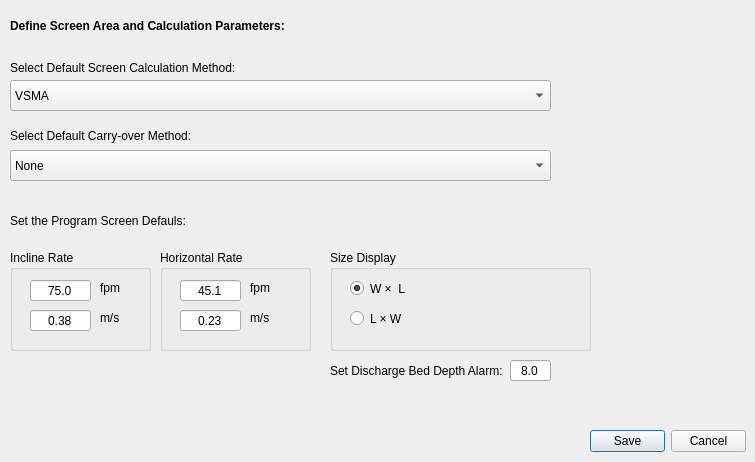
     <widget class="QWidget" name="ScreeningTab">
      <attribute name="title">
       <string>Screening</string>
      </attribute>
      <widget class="QLabel" name="label_169">
       <property name="geometry">
        <rect>
         <x>10</x>
         <y>10</y>
         <width>331</width>
         <height>31</height>
        </rect>
       </property>
       <property name="font">
        <font>
         <pointsize>9</pointsize>
         <weight>75</weight>
         <bold>true</bold>
         <underline>false</underline>
        </font>
       </property>
       <property name="text">
        <string>Define Screen Area and Calculation Parameters:</string>
       </property>
      </widget>
      <widget class="QLabel" name="label_170">
       <property name="geometry">
        <rect>
         <x>10</x>
         <y>60</y>
         <width>241</width>
         <height>16</height>
        </rect>
       </property>
       <property name="text">
        <string>Select Default Screen Calculation Method:</string>
       </property>
      </widget>
      <widget class="QLabel" name="label_171">
       <property name="geometry">
        <rect>
         <x>10</x>
         <y>120</y>
         <width>231</width>
         <height>31</height>
        </rect>
       </property>
       <property name="text">
        <string>Select Default Carry-over Method:</string>
       </property>
      </widget>
      <widget class="QLabel" name="label_172">
       <property name="geometry">
        <rect>
         <x>10</x>
         <y>210</y>
         <width>301</width>
         <height>21</height>
        </rect>
       </property>
       <property name="text">
        <string>Set the Program Screen Defauls:</string>
       </property>
      </widget>
      <widget class="QGroupBox" name="groupBox_30">
       <property name="geometry">
        <rect>
         <x>10</x>
         <y>250</y>
         <width>141</width>
         <height>101</height>
        </rect>
       </property>
       <property name="title">
        <string>Incline Rate</string>
       </property>
       <widget class="QLineEdit" name="lineEdit_23">
        <property name="geometry">
         <rect>
          <x>20</x>
          <y>30</y>
          <width>61</width>
          <height>21</height>
         </rect>
        </property>
        <property name="text">
         <string>75.0</string>
        </property>
        <property name="alignment">
         <set>Qt::AlignCenter</set>
        </property>
       </widget>
       <widget class="QLineEdit" name="lineEdit_24">
        <property name="geometry">
         <rect>
          <x>20</x>
          <y>60</y>
          <width>61</width>
          <height>21</height>
         </rect>
        </property>
        <property name="text">
         <string>0.38</string>
        </property>
        <property name="alignment">
         <set>Qt::AlignCenter</set>
        </property>
       </widget>
       <widget class="QLabel" name="label_315">
        <property name="geometry">
         <rect>
          <x>90</x>
          <y>30</y>
          <width>31</width>
          <height>16</height>
         </rect>
        </property>
        <property name="text">
         <string>fpm</string>
        </property>
       </widget>
       <widget class="QLabel" name="label_318">
        <property name="geometry">
         <rect>
          <x>90</x>
          <y>60</y>
          <width>31</width>
          <height>16</height>
         </rect>
        </property>
        <property name="text">
         <string>m/s</string>
        </property>
       </widget>
      </widget>
      <widget class="QGroupBox" name="groupBox_44">
       <property name="geometry">
        <rect>
         <x>160</x>
         <y>250</y>
         <width>151</width>
         <height>101</height>
        </rect>
       </property>
       <property name="title">
        <string>Horizontal Rate</string>
       </property>
       <widget class="QLineEdit" name="lineEdit_25">
        <property name="geometry">
         <rect>
          <x>20</x>
          <y>30</y>
          <width>61</width>
          <height>21</height>
         </rect>
        </property>
        <property name="text">
         <string>45.1</string>
        </property>
        <property name="alignment">
         <set>Qt::AlignCenter</set>
        </property>
       </widget>
       <widget class="QLineEdit" name="lineEdit_26">
        <property name="geometry">
         <rect>
          <x>20</x>
          <y>60</y>
          <width>61</width>
          <height>21</height>
         </rect>
        </property>
        <property name="text">
         <string>0.23</string>
        </property>
        <property name="alignment">
         <set>Qt::AlignCenter</set>
        </property>
       </widget>
       <widget class="QLabel" name="label_316">
        <property name="geometry">
         <rect>
          <x>90</x>
          <y>30</y>
          <width>31</width>
          <height>16</height>
         </rect>
        </property>
        <property name="text">
         <string>fpm</string>
        </property>
       </widget>
       <widget class="QLabel" name="label_317">
        <property name="geometry">
         <rect>
          <x>90</x>
          <y>60</y>
          <width>31</width>
          <height>16</height>
         </rect>
        </property>
        <property name="text">
         <string>m/s</string>
        </property>
       </widget>
      </widget>
      <widget class="QGroupBox" name="groupBox_45">
       <property name="geometry">
        <rect>
         <x>330</x>
         <y>250</y>
         <width>261</width>
         <height>101</height>
        </rect>
       </property>
       <property name="title">
        <string>Size Display</string>
       </property>
       <widget class="QRadioButton" name="radioButton_102">
        <property name="geometry">
         <rect>
          <x>20</x>
          <y>30</y>
          <width>82</width>
          <height>17</height>
         </rect>
        </property>
        <property name="text">
         <string>W ×  L</string>
        </property>
        <property name="checked">
         <bool>true</bool>
        </property>
       </widget>
       <widget class="QRadioButton" name="radioButton_103">
        <property name="geometry">
         <rect>
          <x>20</x>
          <y>60</y>
          <width>82</width>
          <height>17</height>
         </rect>
        </property>
        <property name="text">
         <string>L × W</string>
        </property>
       </widget>
      </widget>
      <widget class="QLabel" name="label_243">
       <property name="geometry">
        <rect>
         <x>330</x>
         <y>360</y>
         <width>181</width>
         <height>21</height>
        </rect>
       </property>
       <property name="text">
        <string>Set Discharge Bed Depth Alarm:</string>
       </property>
      </widget>
      <widget class="QLineEdit" name="lineEdit_16">
       <property name="geometry">
        <rect>
         <x>510</x>
         <y>360</y>
         <width>41</width>
         <height>21</height>
        </rect>
       </property>
       <property name="text">
        <string>8.0</string>
       </property>
       <property name="alignment">
        <set>Qt::AlignCenter</set>
       </property>
      </widget>
      <widget class="QComboBox" name="comboBox_66">
       <property name="geometry">
        <rect>
         <x>10</x>
         <y>80</y>
         <width>541</width>
         <height>31</height>
        </rect>
       </property>
       <item>
        <property name="text">
         <string>VSMA</string>
        </property>
       </item>
       <item>
        <property name="text">
         <string>Cedarapids</string>
        </property>
       </item>
       <item>
        <property name="text">
         <string>Deister</string>
        </property>
       </item>
       <item>
        <property name="text">
         <string>Kleemann</string>
        </property>
       </item>
       <item>
        <property name="text">
         <string>Jaques</string>
        </property>
       </item>
       <item>
        <property name="text">
         <string>Superior</string>
        </property>
       </item>
      </widget>
      <widget class="QComboBox" name="comboBox_84">
       <property name="geometry">
        <rect>
         <x>10</x>
         <y>150</y>
         <width>541</width>
         <height>31</height>
        </rect>
       </property>
       <item>
        <property name="text">
         <string>None</string>
        </property>
       </item>
       <item>
        <property name="text">
         <string>Even</string>
        </property>
       </item>
       <item>
        <property name="text">
         <string>Near-size</string>
        </property>
       </item>
      </widget>
      <widget class="QLabel" name="label_319">
       <property name="geometry">
        <rect>
         <x>560</x>
         <y>360</y>
         <width>31</width>
         <height>21</height>
        </rect>
       </property>
       <property name="text">
        <string/>
       </property>
       <property name="pixmap">
        <pixmap resource="images.qrc">:/icons/images/ques.png</pixmap>
       </property>
      </widget>
      <widget class="QDialogButtonBox" name="buttonBox_5">
       <property name="geometry">
        <rect>
         <x>590</x>
         <y>430</y>
         <width>156</width>
         <height>23</height>
        </rect>
       </property>
       <property name="standardButtons">
        <set>QDialogButtonBox::Cancel|QDialogButtonBox::Save</set>
       </property>
      </widget>
     </widget>
